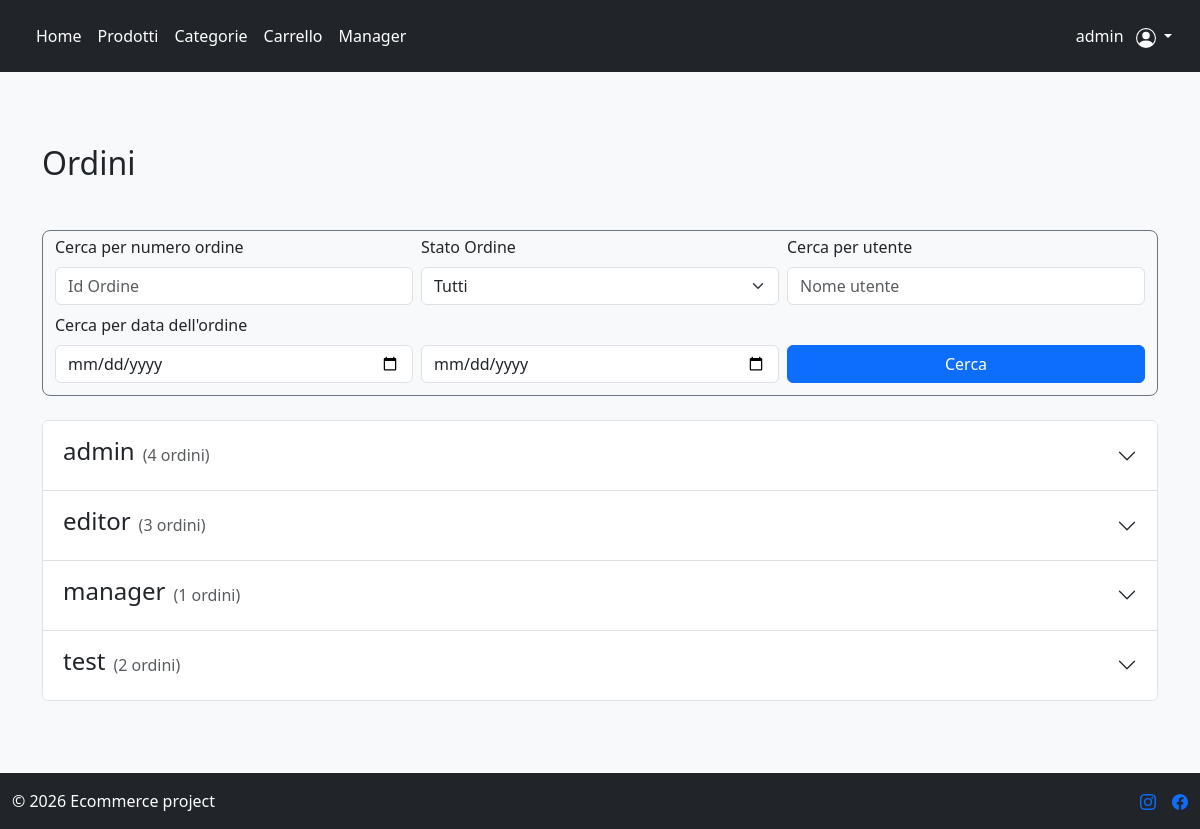
Page /orders/manager/ (signed in) on the committed database.
### users/models.py (models this page shows)
class CustomUser(AbstractUser):
    email = models.EmailField(blank=False, null=False) #ridefinisco il campo email di abstractuser per renderlo obbligatorio
    address = models.CharField(max_length=255, blank=True)
    phone = models.CharField(max_length=20, blank=True)
    def is_manager(self):
            return self.groups.filter(name="Manager").exists()

### orders/views.py (the view, shortened to what this page needs)
# urls.py: path("manager/", ManagerOrderListView.as_view(), name="order_management"),
class ManagerOrderListView(LoginRequiredMixin, UserPassesTestMixin, OrderFilterMixin, ListView):
    model = Order
    template_name = "orders/order_management.html"
    context_object_name = "orders"
    def get_context_data(self, **kwargs):
        context = super().get_context_data(**kwargs)
        context["users"] = CustomUser.objects.all()
        context["statuses"] = Order.Status.choices
        return context
    def get_queryset(self):
        orders = Order.objects.all()
        username = self.request.GET.get("user")
        if username:
            orders = orders.filter(user__username=username)
        return self.apply_filters(orders)
    def test_func(self):
        return self.request.user.has_perm("orders.manage_orders")

### orders/mixins.py (called while the page is built)
    def apply_filters(self, orders):
        status = self.request.GET.get("status")
        if status:
            if(status != "Tutti"):
                orders = orders.filter(status=status)
        order_id = self.request.GET.get("id")
        if order_id:
            orders = orders.filter(id=order_id)
        start_date = self.request.GET.get("start_date")
        if start_date:
            orders = orders.filter(created_at__gte=start_date)
        end_date = self.request.GET.get("end_date")
        if end_date:
            orders = orders.filter(created_at__lte=end_date)
        return orders

### orders/models.py (called while the page is built)
    def get_total_price(self):
        total = 0
        for item in self.orderitem_set.all():
            total += item.total_price()
        return total

    def total_price(self):
            return self.actual_price_per_unit * self.quantity

### templates/orders/order_management.html (shortened to what this page needs)
{% extends "base.html" %}
{% load crispy_forms_tags %}
{% block content %}
{% regroup orders by user as user_orders %}
<div class="container py-5">
    <h2 class="mb-5">Ordini</h2>
    <form method="get" class="mb-4 p-1 rounded-3 border border-secondary">
        <div class="row g-2 align-items-end p-2 pt-0">
            <div class="col-md-4">
                <label class="form-label">Cerca per numero ordine</label>
                <input type="text" name="id" class="form-control" placeholder="Id Ordine" value="{{ request.GET.id }}">
            </div>
            <div class="col-md-4">
                <label class="form-label">Stato Ordine</label>
                <select name="status" class="form-select">
                    <option value="Tutti">Tutti</option>
                </select>
            </div>
            <div class="col-md-4">
                <label class="form-label">Cerca per utente</label>
                <input type="text" name="user" class="form-control" placeholder="Nome utente" value="{{ request.GET.user }}">
            </div>
            <div class="col-md-4">
                <label class="form-label">Cerca per data dell'ordine</label>
                <input type="date" name="start_date" class="form-control" placeholder="Data di inizio" value="{{ request.GET.start_date }}">
            </div>
            <div class="col-md-4">
                <input type="date" name="end_date" class="form-control" placeholder="Data di fine" value="{{ request.GET.end_date }}">
            </div>
            <div class="col-md-4 d-grid">
                <button class="btn btn-primary">
                    Cerca
                </button>
            </div>
        </div>
    </form>
    <div class="accordion" id="ordersAccordion">
        {% for group in user_orders %}
        <div class="accordion-item">
            <h2 class="accordion-header">
                <button class="accordion-button collapsed" type="button" data-bs-toggle="collapse" data-bs-target="#collapse{{ group.grouper.pk }}">
                    <h4>{{ group.grouper.username|default:"Utente eliminato" }} </h4>
                    <span class="ms-2 text-muted">
                        ({{ group.list|length }} ordini)
                    </span>
                </button>
            </h2>
        </div>
        {% empty %}
        <div class="alert alert-info text-center shadow-sm">
            Nessun Risultato!
        </div>
        {% endfor %}
    </div>
</div>
{% endblock content %}

### templates/base.html (shortened to what this page needs)
<!DOCTYPE html>
<html lang="it">
<head>
    <link href="https://cdn.jsdelivr.net/npm/bootstrap@5.3.8/dist/css/bootstrap.min.css" rel="stylesheet">
</head>
<body class="d-flex flex-column min-vh-100">
    <header class="p-3 text-bg-dark">
        <div class="container-fluid">
            <div class="d-flex flex-wrap align-items-center justify-content-center justify-content-lg-start">
                <ul class="nav col-12 col-lg-auto me-lg-auto mb-2 justify-content-center mb-md-0">
                    <li><a href="{% url "home" %}" class="nav-link px-2 text-white">Home</a></li>
                    <li><a href="{% url "product_list" %}" class="nav-link px-2 text-white">Prodotti</a></li>
                    <li><a href="{% url "tag_list" %}" class="nav-link px-2 text-white">Categorie</a></li>
                    <li><a href="{% url "cart_view" %}" class="nav-link px-2 text-white">Carrello</a></li>
                    {% if request.user.is_manager %}
                        <li><a href="{% url "manager" %}" class="nav-link px-2 text-white">Manager</a></li>
                    {% endif %}
                </ul>
                <div class="text-end">
                    {% if request.user.is_authenticated %}
                        <div class="dropdown text-end">
                            <a href="#" style="color: #FFF;" class="d-block text-decoration-none dropdown-toggle" data-bs-toggle="dropdown" aria-expanded="false">
                                {{ request.user.username }}
                            </a>
                        </div>
                    {% endif %}
                </div>
            </div>
        </div>
    </header>
    <main class="flex-grow-1 p-4 bg-body-tertiary">
    {% block content %}
    {% endblock content %}
    </main>
    <div class="container-fluid text-bg-dark">
        <footer class="d-flex flex-wrap justify-content-between align-items-center py-3">
            <div class="col-md-4 d-flex align-items-center">
                <span class="mb-3 mb-md-0 text-body-primary">© 2026 Ecommerce project</span>
            </div>
            <ul class="nav col-md-4 justify-content-end list-unstyled d-flex">
                <li class="ms-3">
                    <a class="text-body-primary" href="#" aria-label="Instagram">
                    </a>
                </li>
                <li class="ms-3">
                    <a class="text-body-primary" href="#" aria-label="Facebook">
                    </a>
                </li>
            </ul>
        </footer>
    </div>
</body>
</html>

### rows in the picture
CustomUser: user.username "admin", grouper.username "admin", list|length "4"
CustomUser: grouper.username "editor", list|length "3"
CustomUser: grouper.username "manager", list|length "1"
CustomUser: grouper.username "test", list|length "2"
